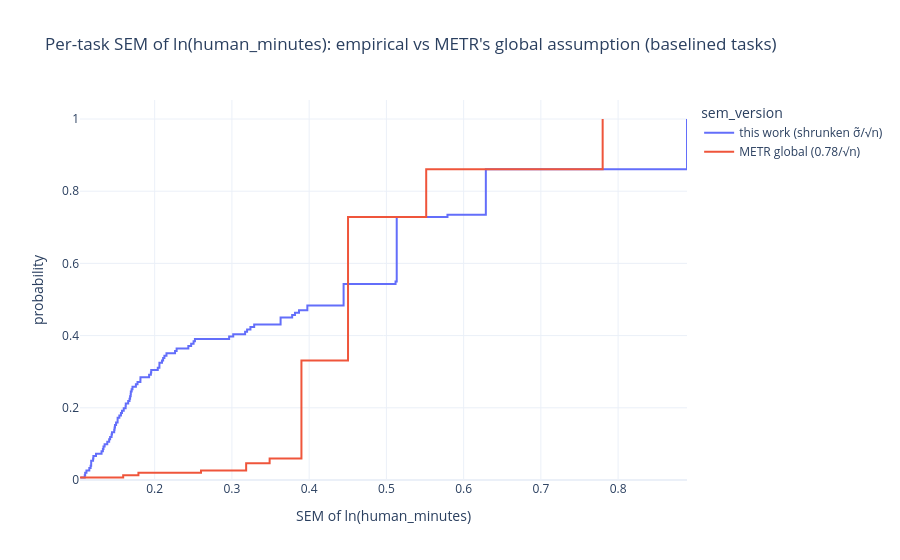

Notebook source saved alongside this figure:
### Code cell
sem_comparison = pd.concat([
    sigma_by_task.loc[is_baselined].assign(
        sem_version="this work (shrunken σ̃/√n)", sem=sigma_by_task["sem_log"]),
    sigma_by_task.loc[is_baselined].assign(
        sem_version="METR global (0.78/√n)", sem=sigma_by_task["metr_sem_log"]),
])
fig = px.ecdf(
    sem_comparison, x="sem", color="sem_version",
    title="Per-task SEM of ln(human_minutes): empirical vs METR's global assumption "
          "(baselined tasks)",
    labels={"sem": "SEM of ln(human_minutes)"},
)
fig.write_image(FIGURES / f"sigma_sem_vs_metr{SUFFIX}.png", width=900, height=500, scale=2)
show(fig)

sem_ratio_to_metr = (
    sigma_by_task.loc[is_baselined, "sem_log"]
    / sigma_by_task.loc[is_baselined, "metr_sem_log"]
)
print("median per-task SEM ratio (this work / METR), by source:")
print(sem_ratio_to_metr.groupby(sigma_by_task["task_source"]).median().round(2))

### Figure 1 — Plotly figure (JSON) as saved in the notebook; plotly's stock layout.template omitted (floating-point values rounded to 4 significant figures; data arrays with more than 128 entries replaced by an {"elided": "..."} marker saying what was removed)
{"data": [{"hovertemplate": "sem_version=this work (shrunken σ̃/√n)<br>SEM of ln(human_minutes)=%{x}<br>probability=%{y}<extra></extra>", "legendgroup": "this work (shrunken σ̃/√n)", "line": {"dash": "solid", "shape": "hv"}, "marker": {"color": "#636efa", "symbol": "circle"}, "mode": "lines", "name": "this work (shrunken σ̃/√n)", "orientation": "v", "showlegend": true, "type": "scatter", "x": {"elided": "151 float values"}, "xaxis": "x", "y": {"elided": "151 float values"}, "yaxis": "y"}, {"hovertemplate": "sem_version=METR global (0.78/√n)<br>SEM of ln(human_minutes)=%{x}<br>probability=%{y}<extra></extra>", "legendgroup": "METR global (0.78/√n)", "line": {"dash": "solid", "shape": "hv"}, "marker": {"color": "#EF553B", "symbol": "circle"}, "mode": "lines", "name": "METR global (0.78/√n)", "orientation": "v", "showlegend": true, "type": "scatter", "x": {"elided": "151 float values"}, "xaxis": "x", "y": {"elided": "151 float values"}, "yaxis": "y"}], "layout": {"legend": {"title": {"text": "sem_version"}, "tracegroupgap": 0}, "title": {"text": "Per-task SEM of ln(human_minutes): empirical vs METR's global assumption (baselined tasks)"}, "xaxis": {"anchor": "y", "domain": [0.0, 1.0], "title": {"text": "SEM of ln(human_minutes)"}}, "yaxis": {"anchor": "x", "domain": [0.0, 1.0], "rangemode": "tozero", "title": {"text": "probability"}}}}
